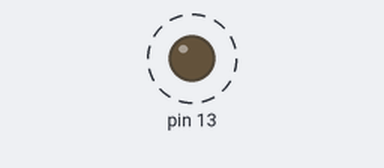
Bench run of a sketch on a simulated Arduino Uno, built with avr-gcc and run on an emulated ATmega328P. Shown: output pins drawn as LEDs (lit = HIGH). Dashed ring = blinking.

Above: at 0.5 s.
Timing chart, 0 to 4.6 s (numbered marks = the images above):
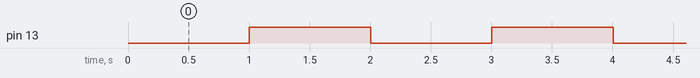

Measured:
- by itself, pin 13: alternates HIGH for 1.0 s and LOW for 1.0 s

The sketch:

led_blinking_without_delay1.ino
```cpp
int interval =1000;
int prevMill=0;
int ledstate=0;

void setup()
{
  pinMode(13, OUTPUT);
}

void loop()
{

int curMill=millis();
  if((curMill - prevMill)>interval){

    prevMill = curMill;

    if(ledstate==0){
      ledstate=1;
    }
    else{
    	ledstate=0;
    }

    digitalWrite(13,ledstate);

  }


}
```
